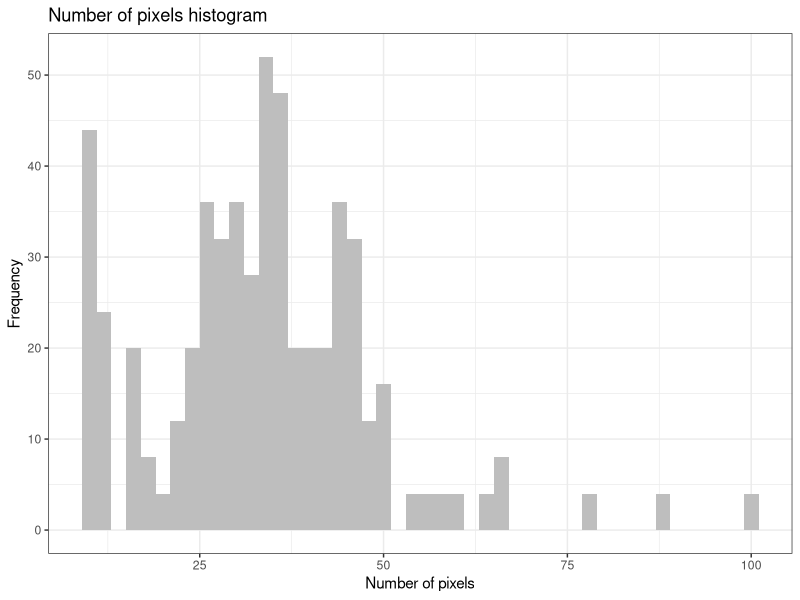
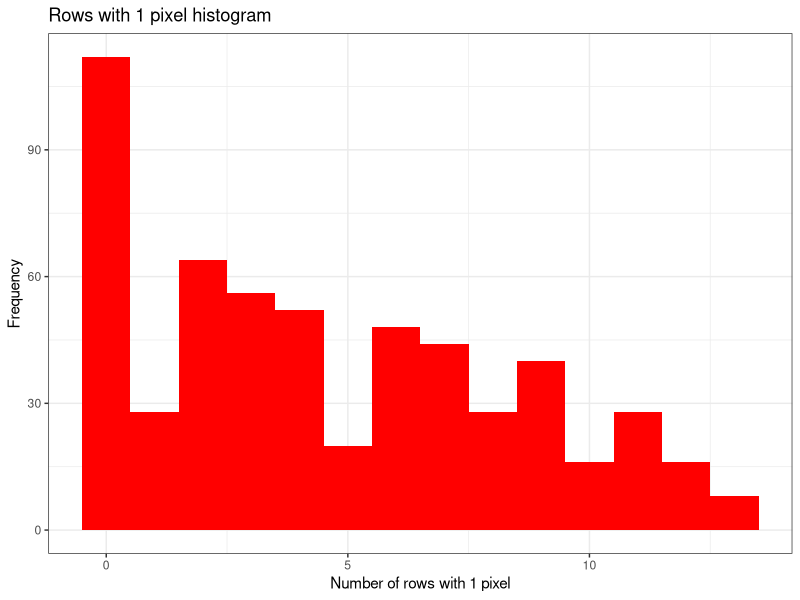
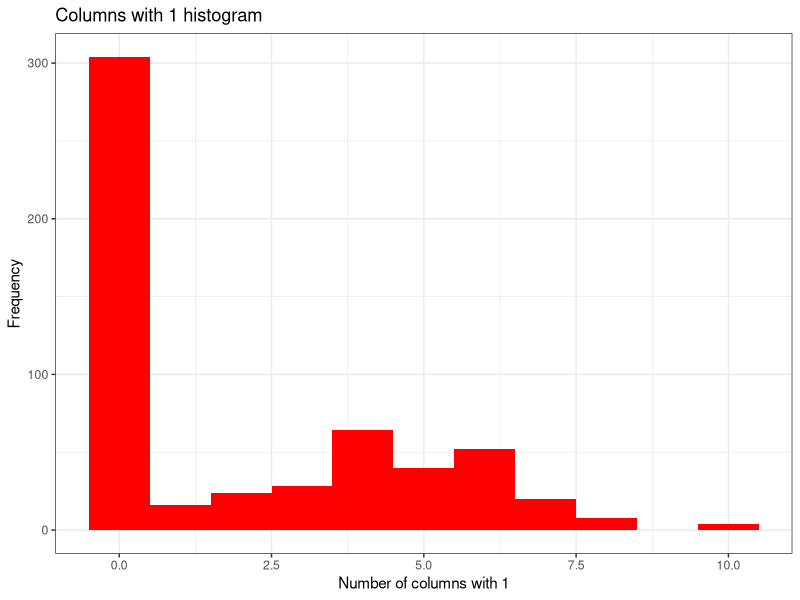
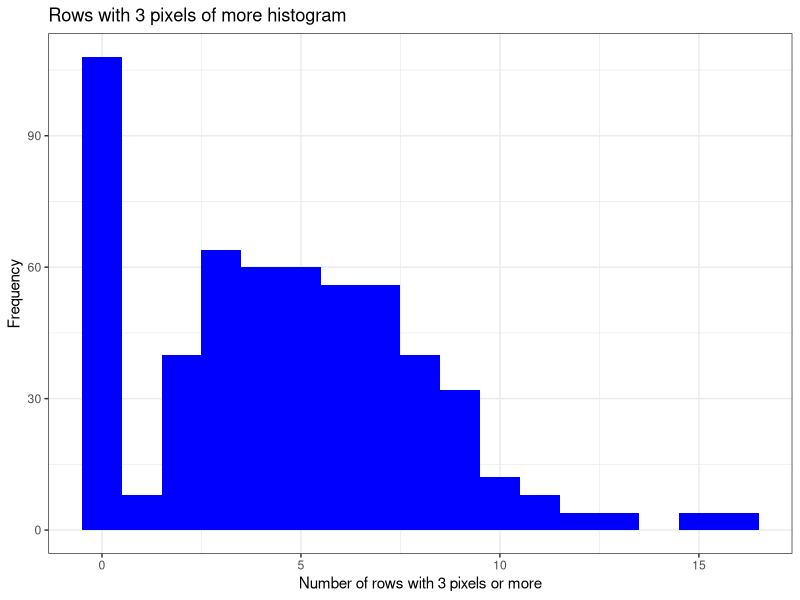
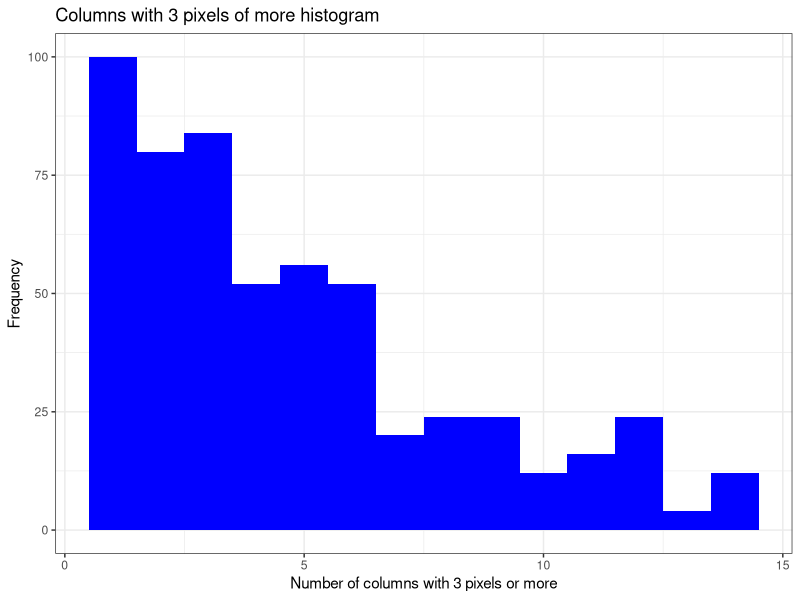
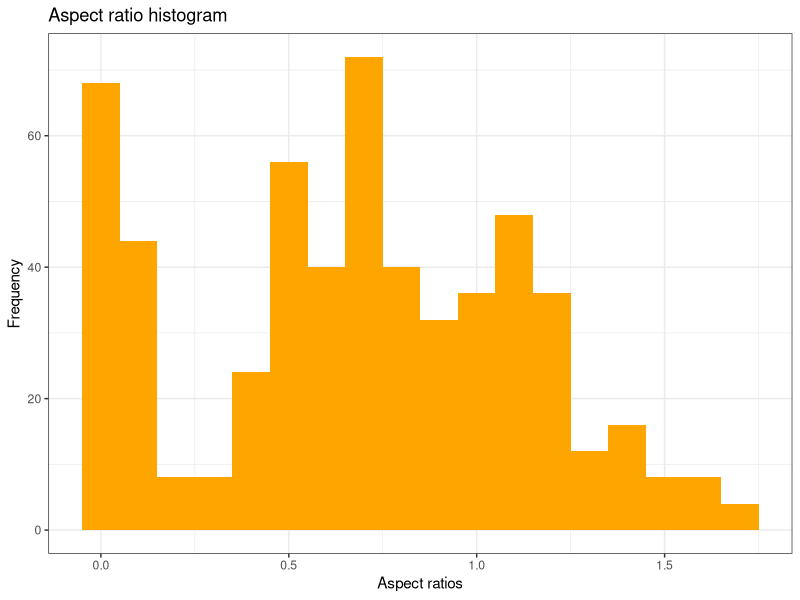
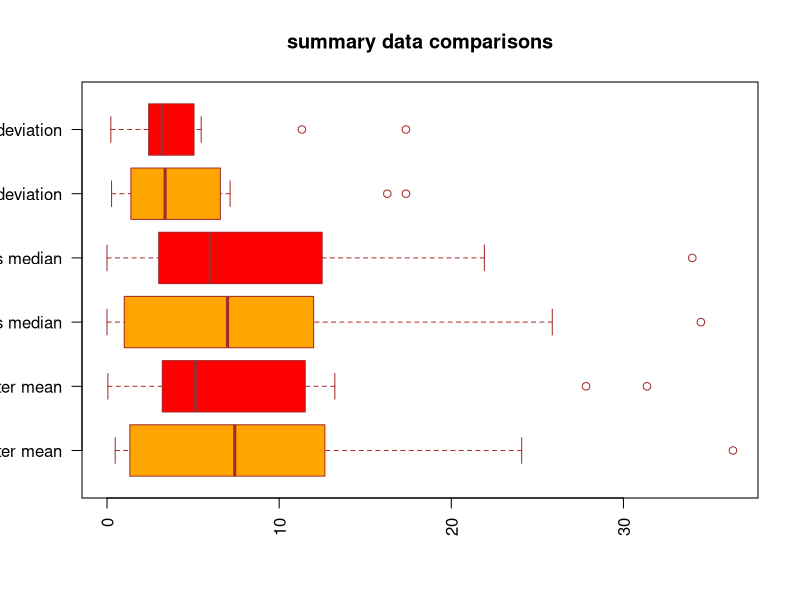

Recreate these plots in R, in order.
## ---- chunk 1
{
  library(readr)
  library(ggplot2)
  library(tidyverse)
  # matrix stats has functions for getting colMedian and standard deviation
  library(matrixStats)
  library(knitr) # using this to make a table for my report.
  
  # This section of code read in the feature calculations created in sections 2 code adds
  # csv seperated values to columns, and new lines create a new row in a data frame
  mydata <- read.csv("40294886_features.csv", row.names = NULL)
  calculated_features <- data.frame(mydata)
  calculated_features_col_names <- c("Label", "Index", "nr_pix", "rows_with_1", "cols_with_1",
    "rows_with_3p", "cols_with_3p", "aspect_ratio", "neigh_1",
    "no_neigh_above","no_neigh_below","no_neigh_left","no_neigh_right",
    "no_neigh_horiz", "no_neigh_vert","connected_areas","eyes","custom")
  colnames(calculated_features) <- calculated_features_col_names

  # had to change custom function to numeric class as for some reason it was character
  mydata[ , 3:18] <- as.numeric(mydata[ , 3,18])
  
  
  
  # 3.1

  # plots histograms for the values for each of the features for each of the images
  histograms_3_1 <- function(){
    nr_pix_hist <- ggplot(data = calculated_features, aes(nr_pix))+
    geom_histogram(binwidth = 2, fill = "grey")+
    theme_bw() +
    labs(title = "Number of pixels histogram",
         x = "Number of pixels",
         y = "Frequency")
    
    rows_with_1_hist <- ggplot(data = calculated_features, aes(rows_with_1)) +
             geom_histogram(binwidth = 1, fill = "red") +
             theme_bw() +
             labs(title = "Rows with 1 pixel histogram",
                  x = "Number of rows with 1 pixel",
                  y = "Frequency")

    cols_with_1_hist <- calculated_features %>%
      ggplot(aes(cols_with_1))+
      geom_histogram(binwidth = 1, fill = "red")+
      theme_bw() +
      labs(title = "Columns with 1 histogram",
           x = "Number of columns with 1",
           y = "Frequency")

    rows_with_3p_hist <- calculated_features %>%
      ggplot(aes(rows_with_3p))+
      geom_histogram(binwidth = 1, fill = "blue")+
      theme_bw() +
      labs(title = "Rows with 3 pixels of more histogram",
           x = "Number of rows with 3 pixels or more",
           y = "Frequency")

    cols_with_3p_hist <- calculated_features %>%
      ggplot(aes(cols_with_3p))+
      geom_histogram(binwidth = 1, fill = "blue")+
      theme_bw() +
      labs(title = "Columns with 3 pixels of more histogram",
           x = "Number of columns with 3 pixels or more",
           y = "Frequency")

    aspect_ratio_hist <- calculated_features %>%
      ggplot(aes(aspect_ratio))+
      geom_histogram(binwidth = 0.1, fill = "orange")+
      theme_bw() +
      labs(title = "Aspect ratio histogram",
           x = "Aspect ratios",
           y = "Frequency")
    
    print(nr_pix_hist)
    print(rows_with_1_hist)
    print(cols_with_1_hist)
    print(rows_with_3p_hist)
    print(cols_with_3p_hist)
    print(aspect_ratio_hist)
  }
  
  histograms_3_1()

}
## ---- chunk 2
{
  library(readr)
  library(ggplot2)
  # matrix stats has functions for getting colMedian and standard deviation
  library(matrixStats)
  library(knitr) # using this to make a table for my report.
  
  mydata <- read.csv("40294886_features.csv", row.names = NULL)
  calculated_features <- data.frame(mydata)
  colnames(calculated_features) <- c("Label", "Index", "nr_pix", "rows_with_1", "cols_with_1",
                                     "rows_with_3p", "cols_with_3p", "aspect_ratio", "neigh_1",
                                     "no_neigh_above","no_neigh_below","no_neigh_left","no_neigh_right",
                                     "no_neigh_horiz", "no_neigh_vert","connected_areas","eyes","custom")
  
  mydata[ , 3:18] <- as.numeric(mydata[ , 3,18])
  
  # 3.2
  letters_calculated_features <- calculated_features[1:80,]
  non_letters_calculated_features<- calculated_features[81:140,]
  letters_calculated_features[, 18] <- as.numeric(letters_calculated_features[ , 18])
  non_letters_calculated_features[ , 18] <- as.numeric(non_letters_calculated_features[ , 18])
  
  # # get the mean of each column
  letters_mean <- c(colMeans(letters_calculated_features[ , 3:18]))
  non_letters_mean <- c(colMeans(non_letters_calculated_features[ , 3:18]))
  
  # get the medians of each column
  letters_median <- c(colMedians(as.matrix(letters_calculated_features[ , 3:18])))
  non_letters_median <- c(colMedians(as.matrix(non_letters_calculated_features[ , 3:18])))

  #get the standard deviation of each column
  letters_sd <- colSds(as.matrix(letters_calculated_features[, 3:18][sapply(letters_calculated_features[ , 3:18 ], is.numeric)]))
  non_letters_sd <- colSds(as.matrix(non_letters_calculated_features[ , 3:18][sapply(non_letters_calculated_features[ , 3:18], is.numeric)]))
  
  # printing tables containing the results for standard_deviation, mean, median for both letters and
  # non letters.
  # source for making tables: https://www.youtube.com/watch?v=hNgeVLotABg
   table = matrix(NA, nrow = 16, ncol = 0)
  rownames(table) = c("nr_pix", "rows_with_1", "cols_with_1",
                                     "rows_with_3p", "cols_with_3p", "aspect_ratio", "neigh_1",
                                     "no_neigh_above","no_neigh_below","no_neigh_left","no_neigh_right",
                                     "no_neigh_horiz", "no_neigh_vert","connected_areas","eyes","custom")
  
  table <- cbind(table, letters_mean)
  table <- cbind(table, non_letters_mean)
  table <- cbind(table, letters_median)
  table <- cbind(table, non_letters_median)
  table <- cbind(table, letters_sd)
  table <- cbind(table, non_letters_sd)
  
  features_table<-kable(table, caption = "This table shows the letter and non letters mean, median and standard deviation for each of the feature calculations")
  
  print(features_table)
  
   # box plot for comparing all the summary data, to show in report
  summary_boxplot <- boxplot(letters_mean, non_letters_mean, letters_median, non_letters_median, letters_sd, non_letters_sd,
          main = "summary data comparisons",
          at = c(1,2,3,4,5,6),
          names = c("letter mean", "non letter mean", "letters median", "non letters median", "letters standard deviation", "non letters standard deviation"),
          las = 2,
          col = c("orange","red"),
          border = "brown",
          horizontal = TRUE,
          notch = FALSE
  )
}

